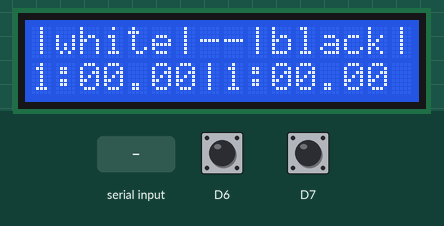
This sketch was run on a simulated Adafruit Feather M0. Shown: 16×2 character LCD. Inputs (shaded band) come from the test bench; at power-on: D6 HIGH, D7 HIGH. What the sketch prints to the serial monitor is not drawn.

Above: at 1.3 s.
1.4 s: D6 pulled LOW for 0.15 s
At 2.07 s:
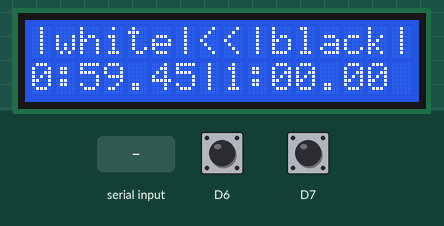
2.1 s: "BMATE\n" received over Serial
At 3.3 s:
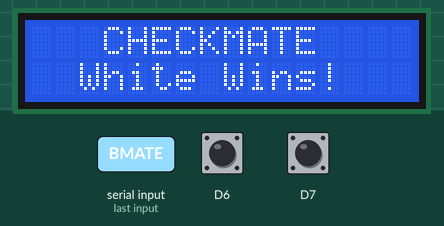
3.6 s: "WMATE\n" received over Serial
At 4.6 s:
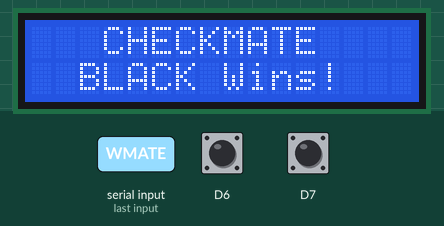
5.1 s: "DRAW\n" received over Serial
At 5.7 s:
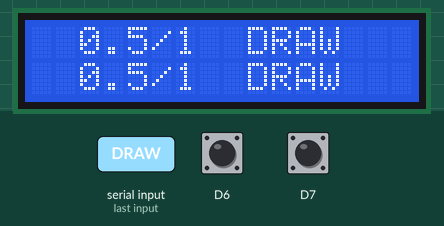
6.6 s: D6 pulled LOW for 1 s
At 6.71 s:
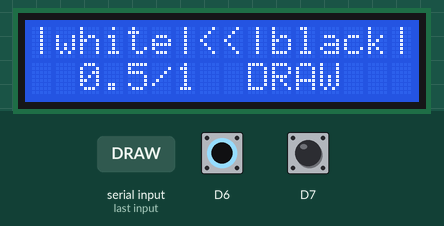
8.2 s: "m\n" received over Serial
At 8.6 s:
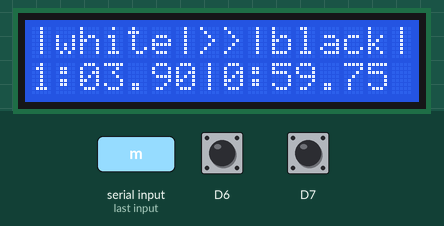
Timing chart, 0 to 11.2 s (numbered marks = the images above; inputs shaded):
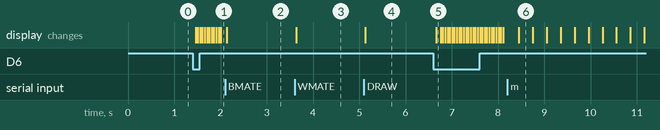

The sketch:

chess_clock.ino
```cpp
// messages
#define WHITE_BLACK "|white|--|black|"
#define BLACK_TURN "|white|>>|black|"
#define WHITE_TURN "|white|<<|black|"
#define WHITE_WIN "  WHITE Wins!   "
#define BLACK_WIN "  BLACK Wins!   "
#define DRAW "  0.5/1  DRAW  "
#define GAMEOVER "  GAME  OVER   "

// buttons
#define DEBOUNCE_DELAY 50

#include <LiquidCrystal_I2C.h>
#include <Wire.h>

LiquidCrystal_I2C lcd(0x27, 16, 2);

enum Colour {white, black};

// Button structure to hold all state
struct Button {
  uint8_t pin;
  int curRead;
  int lastState;
  unsigned long lastDebounceTime;
  const char *name;
  bool holdKey;
};

Button greenBtn = {
  6,
  HIGH,
  HIGH,
  0,
  "Green Button",
  false,
};
Button redBtn = {
  7,
  HIGH,
  HIGH,
  0,
  "Red Button",
  false,
};
// default times
unsigned long INCREMENT = 6000;
unsigned long B_START_TIME = 60000;
unsigned long W_START_TIME = 60000;

unsigned long whiteTime = W_START_TIME;
unsigned long whiteIncrement = INCREMENT;
unsigned long blackTime = B_START_TIME;
unsigned long blackIncrement = INCREMENT;

bool connected = false;
bool whiteToPlay = true;
unsigned long lastUpdate = 0;
bool gameOver = false;
bool clockRunning = false;


void startClock() {
  clockRunning = true;
  gameOver = false;
  lastUpdate = millis();
  lcd.setCursor(0, 0);
  lcd.print(WHITE_TURN);
  Serial.println("CLOCK_STARTED");
}

void secondsToHMS(const uint32_t seconds, uint16_t &h, uint8_t &m, uint8_t &s) {
  s = seconds % 60;
  uint32_t minutes = seconds / 60;
  m = minutes % 60;
  h = minutes / 60;
}

void blackMoved() {
  whiteToPlay = true;
  lcd.setCursor(0, 0);
  lcd.print(WHITE_TURN);
  blackTime = blackTime + blackIncrement;
}

void whiteMoved() {
  whiteToPlay = false;
  lcd.setCursor(0, 0);
  lcd.print(BLACK_TURN);
  whiteTime = whiteTime + whiteIncrement;
}

void whiteTimeOut() {
  gameOver = true;
  lcd.clear();
  lcd.setCursor(0, 0);
  lcd.print("  TIME'S UP!  ");
  lcd.setCursor(0, 1);
  lcd.print(BLACK_WIN);
  Serial.println("Game Over: Black wins on time");
}

void blackTimeOut() {
  gameOver = true;
  lcd.clear();
  lcd.setCursor(0, 0);
  lcd.print("  TIME'S UP!  ");
  lcd.setCursor(0, 1);
  lcd.print(WHITE_WIN);
  Serial.println("Game Over: White wins on time");
}

void whiteCheckmated() {
  gameOver = true;
  clockRunning = false;
  lcd.clear();
  lcd.setCursor(0, 0);
  lcd.print("   CHECKMATE   ");
  lcd.setCursor(0, 1);
  lcd.print(BLACK_WIN);
  Serial.println("GAME_OVER:BLACK_WINS");
}

void blackCheckmated() {
  gameOver = true;
  clockRunning = false;
  lcd.clear();
  lcd.setCursor(0, 0);
  lcd.print("   CHECKMATE   ");
  lcd.setCursor(0, 1);
  lcd.print("  White Wins!   ");
  Serial.println("GAME_OVER:WHITE_WINS");
}

void draw() {
  gameOver = true;
  clockRunning = false;
  lcd.clear();
  lcd.setCursor(0, 0);
  lcd.print(DRAW);
  lcd.setCursor(0, 1);
  lcd.print(DRAW);
  Serial.println("GAME_OVER:DRAW");
}

void gameDone() {
  gameOver = true;
  clockRunning = false;
  lcd.clear();
  lcd.setCursor(0, 0);
  lcd.print(GAMEOVER);
  lcd.setCursor(0, 1);
  lcd.print(GAMEOVER);
  Serial.println("GAME_OVER:UNKNOWN");
}


void displayTime() {
  unsigned int wTotalSec = whiteTime / 1000;
  unsigned int bTotalSec = blackTime / 1000;

  //White and black hours, minutes and seconds
  uint16_t wH, bH;
  uint8_t wM, wS, bM, bS;
  secondsToHMS(wTotalSec, wH, wM, wS);
  secondsToHMS(bTotalSec, bH, bM, bS);

  lcd.setCursor(0, 1);

  // White time
  if (wH > 0) {
    lcd.print(wH);
    lcd.print(":");
    if (wM < 10) lcd.print("0");
    lcd.print(wM);
    lcd.print(":");
    if (wS < 10) lcd.print("0");
    lcd.print(wS);
  } else {
    unsigned int wCenti = (whiteTime / 10) % 100;
    lcd.print(wM);  // Removed leading zero check
    lcd.print(":");
    if (wS < 10) lcd.print("0");
    lcd.print(wS);
    lcd.print(".");
    if (wCenti < 10) lcd.print("0");
    lcd.print(wCenti);
  }

  lcd.print("|");

  // Black time
  if (bH > 0) {
    lcd.print(bH);
    lcd.print(":");
    if (bM < 10) lcd.print("0");
    lcd.print(bM);
    lcd.print(":");
    if (bS < 10) lcd.print("0");
    lcd.print(bS);
  } else {
    unsigned int bCenti = (blackTime / 10) % 100;
    lcd.print(bM);  // Removed leading zero check
    lcd.print(":");
    if (bS < 10) lcd.print("0");
    lcd.print(bS);
    lcd.print(".");
    if (bCenti < 10) lcd.print("0");
    lcd.print(bCenti);
  }

  lcd.print("   ");  // Clear any leftover characters
}

void moveMade() {
  if (!clockRunning) {
    startClock();
    return;
  }
  if (!gameOver && whiteToPlay) {
    whiteMoved();
  } else if (!gameOver) {
    blackMoved();
  }
}

void reset() {
  whiteTime = W_START_TIME;
  blackTime = B_START_TIME;
  whiteIncrement = INCREMENT;
  blackIncrement = INCREMENT;
  whiteToPlay = true;
  gameOver = false;
  clockRunning = false;
  lcd.clear();
  lcd.setCursor(0, 0);
  lcd.print(WHITE_BLACK);
  displayTime();
  Serial.println("CLOCK_RESET");
}

void setTime(unsigned long seconds, unsigned long increment, Colour colour)
{
  switch(colour)
  {
    case Colour::white:
      whiteTime = seconds;

  }
}

void processSerialCommand(String cmd) {
  cmd.trim();

  // simple move command. The player to move is tracked
  if (cmd == "m") {
    moveMade();
  } else if (cmd.startsWith("TIME:")) {
    // Format: TIME:300+5 (300 seconds + 5 second increment)
    // or TIME:300:0 (300 seconds, no increment)

    /* find the position of theh first '+'. This denotes the end boundry between the start time and increment*/
    int incrementIndex = cmd.indexOf('+');
    if (incrementIndex > 0) {
      // extract time values from TIME:timeStr+incStr
      String timeStr = cmd.substring(5, incrementIndex);
      String incStr = cmd.substring(incrementIndex + 1);

      unsigned long seconds = timeStr.toInt();
      unsigned long incSeconds = incStr.toInt();

      whiteTime = seconds * 1000;
      blackTime = seconds * 1000;

      lcd.setCursor(0, 0);
      lcd.print(WHITE_BLACK);
      displayTime();

      Serial.print("TIME_SET:");
      Serial.print(seconds);
      Serial.print("+");
      Serial.println(incSeconds);
    } else {
      Serial.println("ERROR: Invalid time");
    }
  } else if (cmd == "BMATE") {
    blackCheckmated();
  } else if (cmd == "WMATE") {
    whiteCheckmated();
  } else if (cmd == "DRAW") {
    draw();
  } else if (cmd == "STOP" || cmd == "PAUSE") {
    clockRunning = false;
    Serial.println("CLOCK_STOPPED");
  } else if (cmd == "RESET") {
    reset();
  } else if (cmd == "STATUS") {
    Serial.print("STATUS:");
    Serial.print(whiteTime);
    Serial.print("+");
    Serial.print(whiteIncrement);
    Serial.print(":");
    Serial.print(blackTime);
    Serial.print("+");
    Serial.print(blackIncrement);
    Serial.print(":");
    Serial.print(clockRunning ? "RUNNING" : "STOPPED");
    Serial.print(":");
    Serial.println(whiteToPlay ? "WHITE" : "BLACK");
  } else if (cmd == "OVER") {
    gameDone();
  } else if (!clockRunning) {
    //  start the clock on any other input
    startClock();
  }
}

void setup() {
  // start serial connection
  Serial.begin(9600);
  while (!Serial) {
    delay(10);
  }

  lcd.init();
  lcd.backlight();
  reset();

  displayTime();
  lastUpdate = millis();
  Serial.println("CLOCK_READY");
  // button pins
  pinMode(redBtn.pin, INPUT_PULLUP);
  pinMode(greenBtn.pin, INPUT_PULLUP);
}

void checkButton(Button &btn) {
  int reading = digitalRead(btn.pin);

  // If the reading changed, reset debounce timer
  if (reading != btn.curRead) {
    btn.lastDebounceTime = millis();
    btn.curRead = reading;
  }

  // If enough time has passed, accept the reading as stable
  if ((millis() - btn.lastDebounceTime) > DEBOUNCE_DELAY) {
    // If the stable state has changed
    if (btn.curRead != btn.lastState) {
      btn.lastState = btn.curRead;

      if (btn.curRead == LOW) {
        Serial.print(btn.name);
        Serial.println(" pressed");

        if (btn.pin == 6) {
          moveMade();
        } else if (btn.pin == 7) {
          reset();
        }
        // the button is not momentary
      } else if (btn.holdKey) {
        Serial.print(btn.name);
        Serial.println(" released");
      }
    }
  }
}

void loop() {
  // Process serial commands
  if (Serial.available() > 0) {
    String cmd = Serial.readStringUntil('\n');
    processSerialCommand(cmd);
  }

  // Update time only if clock is running and game not over
  if (clockRunning && !gameOver) {
    unsigned long currentTime = millis();

    if (currentTime - lastUpdate >= 50) {
      lastUpdate = currentTime;

      if (whiteToPlay) {
        if (whiteTime > 50) {
          whiteTime -= 50;
        } else {
          whiteTimeOut();
          whiteTime = 0;
          return;
        }
      } else {
        if (blackTime > 50) {
          blackTime -= 50;
        } else {
          blackTimeOut();
          blackTime = 0;
          return;
        }
      }
      displayTime();
    }
  }
  // check buttons
  checkButton(redBtn);
  checkButton(greenBtn);
}

//  LocalWords:  BMATE
```

Measured:
- after the input at 1.4 s, the display: first changes after 0.07 s (image 1 shows a later state)
- after the input at 2.1 s, the display: changes at once (image 2)
- after the input at 3.6 s, the display: changes at once (image 3)
- after the input at 5.1 s, the display: changes at once (image 4)
- after the input at 6.6 s, the display: changes after 0.07 s (image 5)
- after the input at 8.2 s, the display: changes after 0.25 s (image 6)
